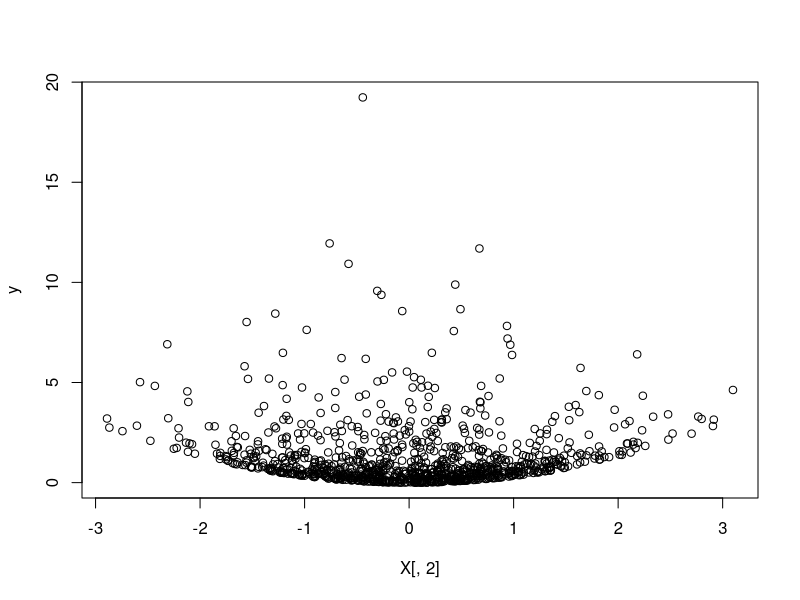
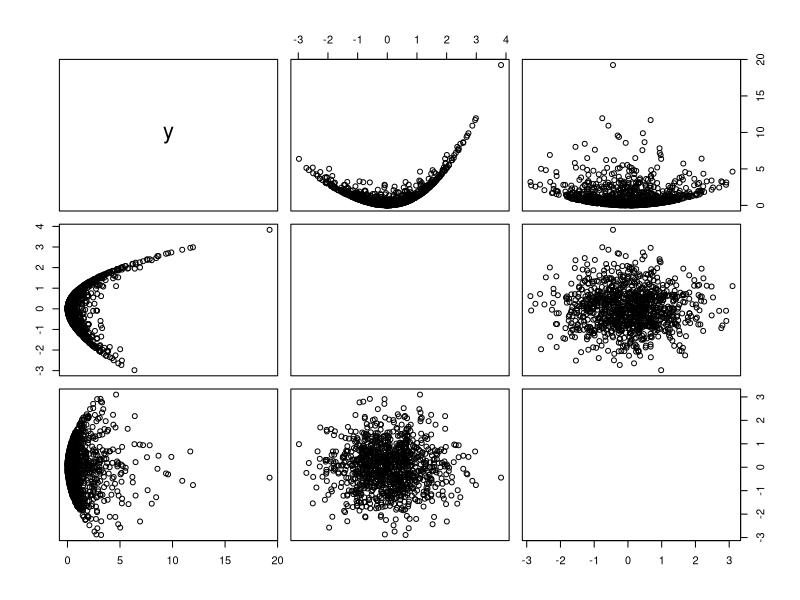
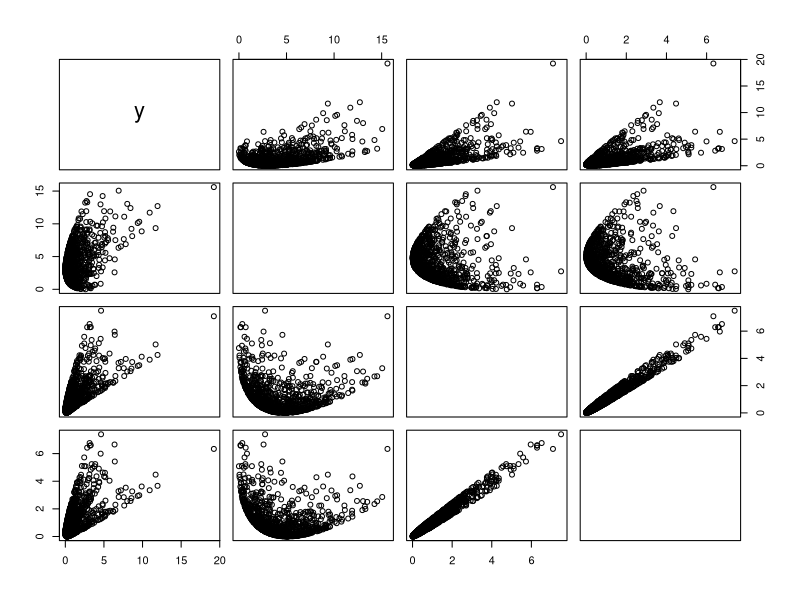

The R script that drew these images, in order:
### INCOMPLETE ###

kernel = function(x, knots) {
  apply(knots, 1, function(knot) sum((knot - x)^2/2))
}

N = 1000
X = matrix(rnorm(N*2), N, 2)
y = X[,1] + X[,1]^2 - sin(X[,1]) + X[,2]^2/3 + rnorm(N, sd=.0001)


plot(X[,2], y)

pairs(cbind(y, X))

num_knots = N #10
knots = X #matrix(runif(2*num_knots), num_knots, 2)
kernel(X[1,], knots)
kernel(X, knots)
f = t(apply(X, 1, kernel, knots))

pairs(cbind(y, f[,1:3]))
